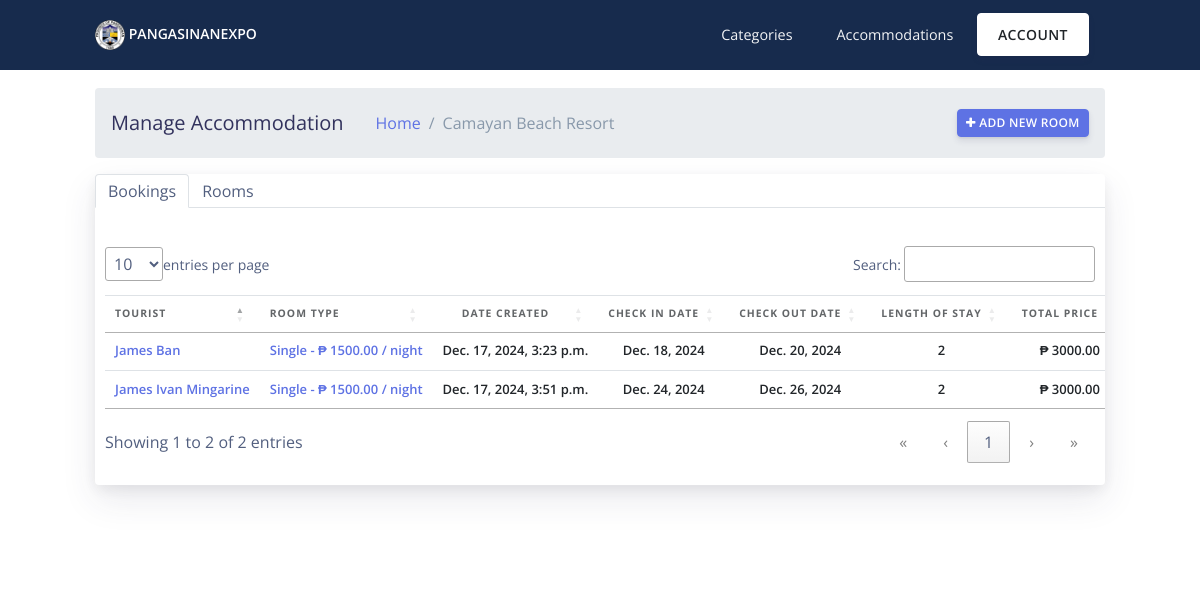
The page /manage/accommodation/ (signed in) on the database its author committed.
### home/models.py (models this page shows, shortened)
class Accommodation(models.Model):
    manager = models.ForeignKey(User, on_delete=models.CASCADE)
    name = models.CharField(max_length=100)
    type = models.CharField(max_length=100)
    description = models.TextField()
    city_town = models.CharField(max_length=100)
    address = models.CharField(max_length=100)
    latitude = models.CharField(max_length=50)
    longitude = models.CharField(max_length=50)
    status = models.CharField(max_length=10, default='Pending', choices=[('Pending', 'Pending'), ('Approved', 'Approved'), ('Denied', 'Denied')])
    date_created = models.DateTimeField(auto_now_add=True, null=True)

class Booking(models.Model):
    guest = models.ForeignKey(User, on_delete=models.CASCADE, related_name='bookings')
    room = models.ForeignKey(Room, on_delete=models.CASCADE, related_name='bookings')
    check_in_date = models.DateField()
    check_out_date = models.DateField()
    length_of_stay = models.PositiveIntegerField(blank=True, null=True)  # Duration of stay in days
    total_price = models.DecimalField(max_digits=10, decimal_places=2, blank=True, null=True)
    date_created = models.DateTimeField(auto_now_add=True, null=True, blank=True)
    status = models.CharField(max_length=20, choices=[
        ('Pending', 'Pending'),
        ('Confirmed', 'Confirmed'),
        ('Cancelled', 'Cancelled')
    ], default='Pending')
    date_created = models.DateTimeField(auto_now_add=True)

class Room(models.Model):
    accommodation = models.ForeignKey(Accommodation, on_delete=models.CASCADE, related_name='rooms')
    room_type = models.CharField(max_length=100)  # e.g., Single, Double, Suite
    capacity = models.PositiveIntegerField()       # Number of guests the room can accommodate
    price_per_night = models.DecimalField(max_digits=10, decimal_places=2)  # Room price
    description = models.TextField(blank=True, null=True)  # Optional room description
    amenities = models.TextField(blank=True, null=True)  # Comma-separated amenities
    is_available = models.BooleanField(default=True)
    def get_amenities_list(self):
        if self.amenities:
            return [amenity.strip() for amenity in self.amenities.split(',')]
        return []

### home/views.py (the view)
# urls.py: path('manage/accommodation/', views.user_accomodation, name="user_accomodation"),
def user_accomodation(request):
    accommodation = Accommodation.objects.get(manager = request.user)
    rooms = Room.objects.filter(accommodation=accommodation)
    bookings = Booking.objects.filter(room__in=rooms).select_related('guest', 'room')
    context = {
        'accommodation': accommodation,
        'rooms': rooms,
        'bookings': bookings,  # Pass the bookings to the template
    }
    return render(request, 'home/user/accommodation.html', context)

### home/templates/home/user/accommodation.html (shortened to what this page needs)
{% extends 'home/layout.html' %}
{% block content %}
<div class="container my-4">
    <nav aria-label="breadcrumb align-items-center">
        <ol class="breadcrumb d-flex align-items-center justify-content-between w-100">
            <div class="d-flex align-items-center">
                <h5 class="mt-2">Manage Accommodation</h5>
                <li class="breadcrumb-item"><a href="javascript:;">Home</a></li>
                <li class="breadcrumb-item active" aria-current="page">{{ accommodation.name }}</li>
            </div>
            <button class="btn-sm btn btn-primary" data-toggle="modal" data-target="#add_room_modal"><i class="fa fa-plus"></i> Add new room </button>
        </ol>
    </nav>
    <div class="card">
        <ul class="nav nav-tabs" id="myTab" role="tablist">
          <li class="nav-item" role="presentation">
            <a class="nav-link active" id="home-tab" data-bs-toggle="tab" href="#general" role="tab" aria-controls="home" aria-selected="true">Bookings</a>
          </li>
          <li class="nav-item" role="presentation">
            <a class="nav-link" id="profile-tab" data-bs-toggle="tab" href="#images" role="tab" aria-controls="profile" aria-selected="false">Rooms</a>
          </li>
        </ul>
        <div class="tab-content mt-3" id="myTabContent">
          <div class="tab-pane fade show active" id="general" role="tabpanel" aria-labelledby="home-tab">
                <div class="table-responsive ">
                  <table class="table align-items-center mb-0 table-hover" id="accommodation_table">
                    <thead>
                      <tr>
                        <th class=" text-uppercase text-dark text-sm font-weight-bolder opacity-7">Tourist</th>
                        <th class="text-uppercase text-dark text-sm font-weight-bolder opacity-7 ps-2">Room Type</th>
                        <th class="text-center text-dark text-uppercase text-sm font-weight-bolder opacity-7 ">Date Created</th>
                        <th class="text-center text-dark text-uppercase text-sm font-weight-bolder opacity-7 ">Check in Date</th>
                        <th class="text-center text-dark text-uppercase text-sm font-weight-bolder opacity-7">Check out Date</th>
                        <th class="text-center text-dark text-uppercase text-sm font-weight-bolder opacity-7">Length of Stay </th>
                        <th class="text-center text-dark text-uppercase text-sm font-weight-bolder opacity-7">Total price</th>
                      </tr>
                    </thead>
                    <tbody>
                        {% for booking in bookings %}
                            <tr>
                                <td class="">
                                    <span class="text-secondary text-sm font-weight-bold ms-3 text-capitalize"><a href="">{{ booking.guest.first_name }} {{  booking.guest.last_name }}</a></span>
                                </td>
                                <td>
                                    <span class="text-default text-sm font-weight-bold"><a href="" class="text-primary">{{ booking.room.room_type }} - ₱ {{ booking.room.price_per_night }} / night</a></span>
                                </td>
                                <td class="text-center text-sm">
                                  <span class="text-dark text-sm font-weight-bold">{{ booking.date_created }}</span>
                                </td>
                                <td class="text-center text-sm">
                                    <span class="text-dark text-sm font-weight-bold">{{ booking.check_in_date }}</span>
                                </td>
                                <td class="align-middle text-center text-sm">
                                    <span class="text-dark text-sm font-weight-bold">{{ booking.check_out_date }}</span>
                                </td>
                                <td class="align-middle text-center">
                                    <span class="text-dark text-sm font-weight-bold">{{ booking.length_of_stay }}</span>
                                </td>
                                <td class="align-middle text-center">
                                    <span class="text-dark text-sm font-weight-bold">₱ {{ booking.total_price }}</span>
                                </td>
                            </tr>
                        {% endfor %}
                    </tbody>
                  </table>
                </div>
          </div>
        </div>
    </div>
</div>
{% endblock %}

### rows shown on the page
Accommodation: name "Camayan Beach Resort"
Booking: guest.first_name "James", guest.last_name "Ban", room.room_type "Single", room.price_per_night "1500.00", date_created "Dec. 17, 2024, 3:23 p.m.", check_in_date "Dec. 18, 2024", check_out_date "Dec. 20, 2024", length_of_stay "2", total_price "3000.00"
Booking: guest.first_name "James Ivan", guest.last_name "Mingarine", room.room_type "Single", room.price_per_night "1500.00", date_created "Dec. 17, 2024, 3:51 p.m.", check_in_date "Dec. 24, 2024", check_out_date "Dec. 26, 2024", length_of_stay "2", total_price "3000.00"
